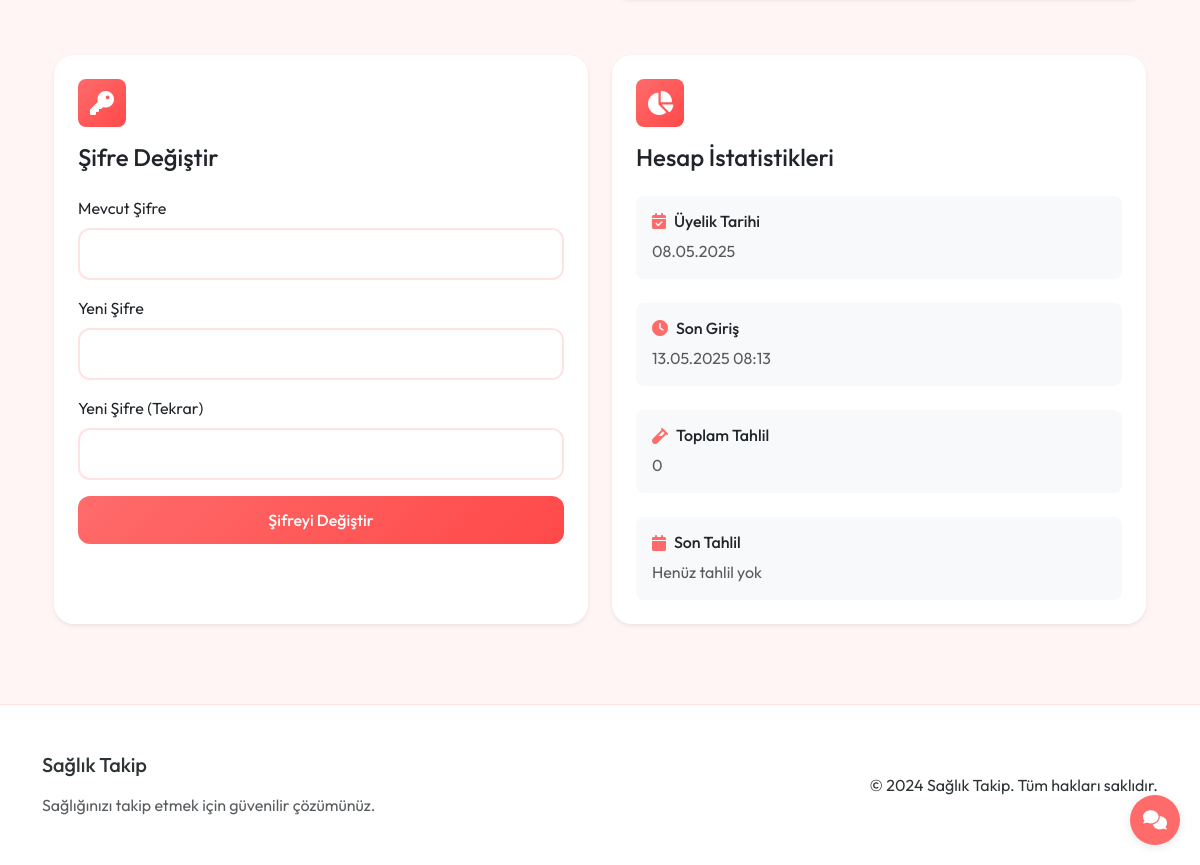
/profile (signed in, lower part), run on an earlier commit of the app's database.
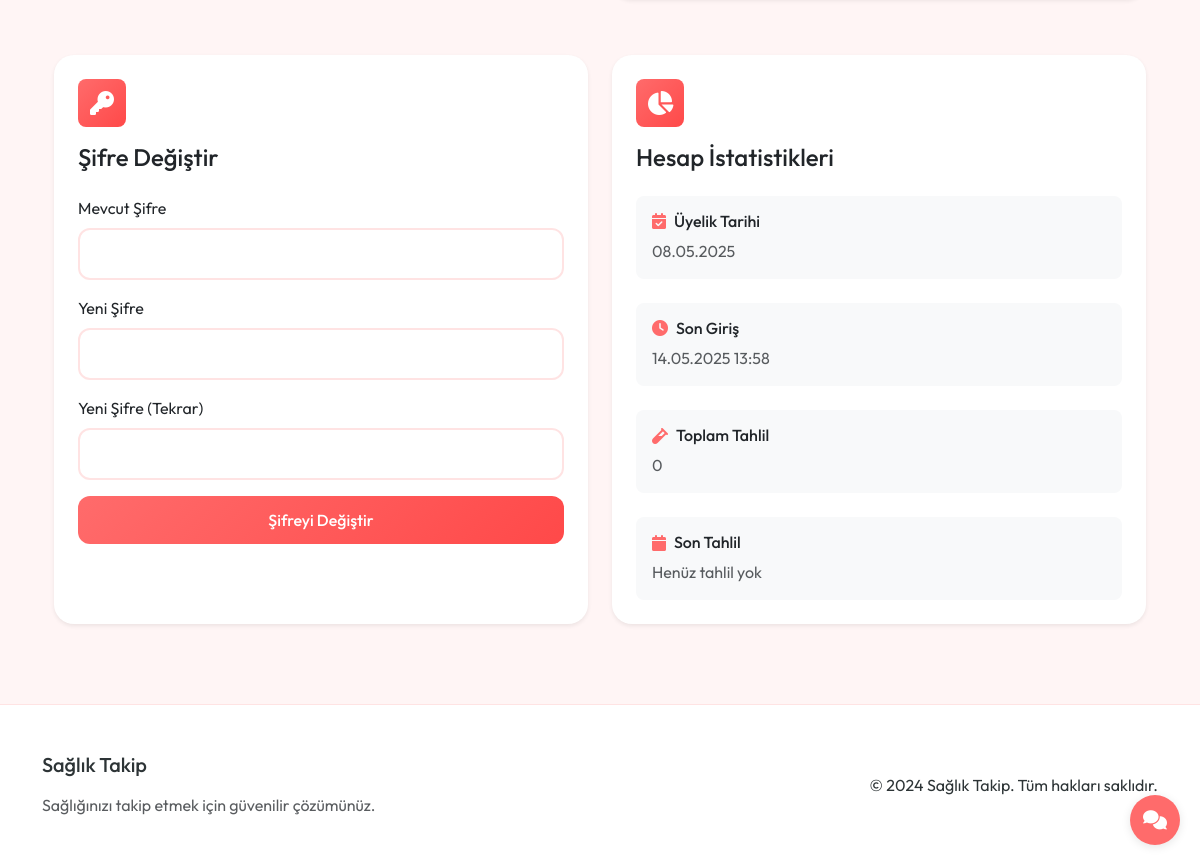
And on a later commit of the database.
### app.py (models this page shows, shortened)
class User(UserMixin, db.Model):
    id = db.Column(db.Integer, primary_key=True)
    email = db.Column(db.String(120), unique=True, nullable=False)
    password_hash = db.Column(db.String(128))
    name = db.Column(db.String(100))
    age = db.Column(db.Integer)
    gender = db.Column(db.String(10))
    weight = db.Column(db.Float)
    height = db.Column(db.Float)
    activity_level = db.Column(db.String(20))  # Sedentary, Lightly Active, Moderately Active, Very Active, Extra Active
    goal = db.Column(db.String(20))  # Lose Weight, Maintain, Gain Weight
    last_login = db.Column(db.DateTime, nullable=True)
    created_at = db.Column(db.DateTime, default=datetime.utcnow)
    test_results = db.relationship('TestResult', backref='user', lazy=True)
    meals = db.relationship('Meal', backref='user', lazy=True)

### app.py (the view, shortened to what this page needs)
@app.route('/profile', methods=['GET', 'POST'])
@login_required
def profile():
    return render_template('profile/profile.html')

### app.py (called while the page is built)
@login_manager.user_loader
def load_user(user_id):
    return User.query.get(int(user_id))

### health_app/templates/profile/profile.html (shortened to what the changed rows need)
{% extends "base.html" %}
{% block content %}
<section class="py-5">
    <div class="container">
        <div class="row g-4 mt-2">
            <div class="col-md-6">
                <div class="card border-0 shadow-sm h-100">
                    <div class="card-body p-4">
                        <div class="stats-item mb-4">
                            <div class="d-flex align-items-center mb-2">
                                <i class="fas fa-calendar-check text-primary me-2"></i>
                                <h6 class="mb-0">Üyelik Tarihi</h6>
                            </div>
                            <p class="text-muted mb-0">{{ current_user.created_at.strftime('%d.%m.%Y') if current_user.created_at else 'Belirtilmemiş' }}</p>
                        </div>
                        <div class="stats-item mb-4">
                            <div class="d-flex align-items-center mb-2">
                                <i class="fas fa-clock text-primary me-2"></i>
                                <h6 class="mb-0">Son Giriş</h6>
                            </div>
                            <p class="text-muted mb-0">{{ current_user.last_login.strftime('%d.%m.%Y %H:%M') if current_user.last_login else 'Belirtilmemiş' }}</p>
                        </div>
                    </div>
                </div>
            </div>
        </div>
    </div>
</section>
{% endblock %}

What changed in the data, as far as the page shows it:
changed User: last_login "13.05.2025 08:13" → "14.05.2025 13:58"
